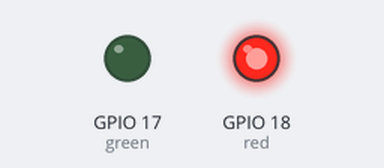
This program was run on a simulated Raspberry Pi (BCM pin numbers). On the bench: output pins drawn as LEDs (lit = HIGH).

Above: at 0.1 s.
Timing chart, 0 to 1.6 s (numbered marks = the images above):
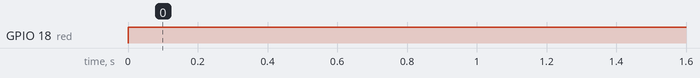

The program:

connection_indicator.py
```python
#!/usr/bin/python
"""
 Author :Dharmendra Kumar Yadav
 this code is used to Show the netwok Connection based on
 the device connected or not

"""
from gpiozero import LED, PingServer
from gpiozero.tools import negated
from signal import pause

green = LED(17)
red = LED(18)

google = PingServer('google.com')

google.when_activated = green.on
google.when_deactivated = green.off
red.source = negated(green)

pause()
```

Measured:
- by itself, GPIO 18 (red): LOW → HIGH at 0.00 s
